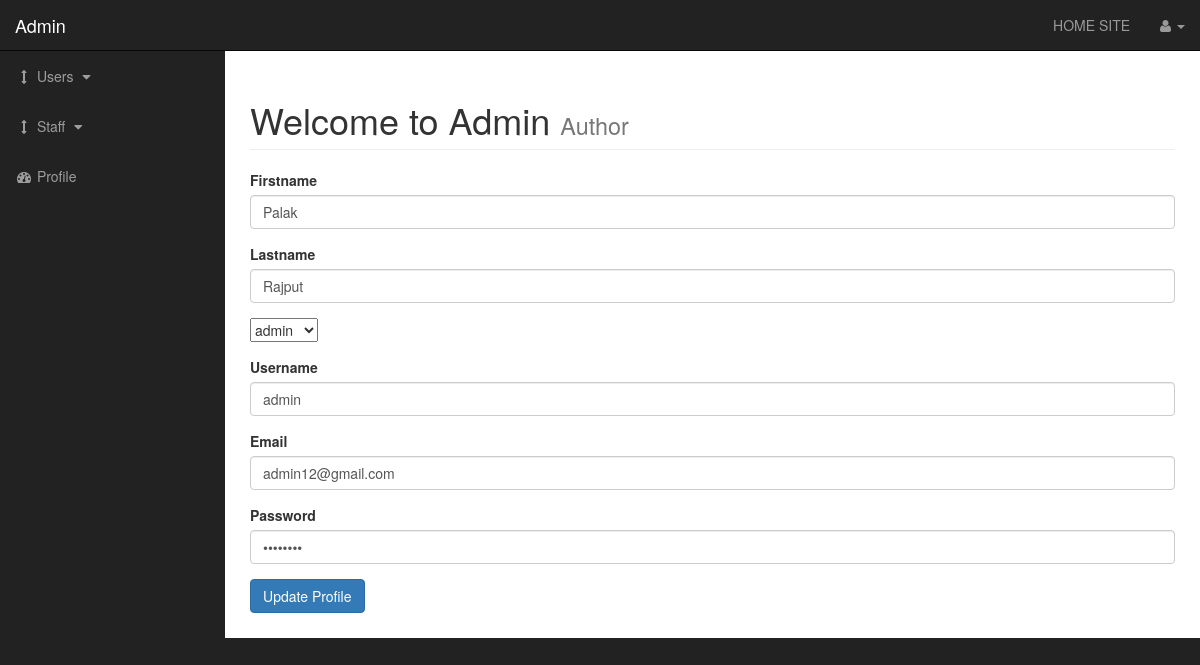
Screenshot of /admin/profile.php (signed in) with the database file from the repository.
### tables this page shows
CREATE TABLE `users` (
  `user_id` int(11) NOT NULL,
  `username` varchar(50) NOT NULL,
  `user_password` varchar(50) NOT NULL,
  `user_firstname` varchar(50) NOT NULL,
  `user_lastname` varchar(50) NOT NULL,
  `user_role` varchar(50) NOT NULL,
  `user_email` varchar(50) NOT NULL
);

### admin/profile.php (the view, shortened to what this page needs)
<?php include "includes/header.php"; ?>
<?php
if(isset($_SESSION['username'])){
    $username = $_SESSION['username'];
    $query = "SELECT * FROM users WHERE username = '{$username}' ";
    $select_user_profile_query = mysqli_query($connection, $query);
    while($row = mysqli_fetch_array($select_user_profile_query)){
            $username = $row['username'];
            $user_password = $row['user_password'];
            $user_firstname = $row['user_firstname'];
            $user_lastname = $row['user_lastname'];
            $user_email = $row['user_email'];
            $user_role = $row['user_role'];
    }
}
?>
<div id="wrapper">
    <?php include "includes/navigation.php"; ?>
    <div id="page-wrapper">
        <div class="container-fluid">
            <div class="row">
                <div class="col-lg-12">
                <h1 class="page-header">
                        Welcome to Admin
                        <small>Author</small>
                    </h1>
                    <form action="" method="post" enctype="multipart/form-data">
<div class="form-group">
        <label for="title">Firstname</label>
        <input type="text" value="<?php echo $user_firstname; ?>" class="form-control" name="user_firstname">
    </div>
    <div class="form-group">
        <label for="post_status">Lastname</label>
        <input type="text" value="<?php echo $user_lastname; ?>" class="form-control" name="user_lastname">
    </div>
    <div class="form-group">
        <select name="user_role" id="">
<option value="student"><?php echo $user_role; ?></option>
        </select>
    </div>
    <div class="form-group">
        <label for="post_tags">Username</label>
        <input type="text" value="<?php echo $username; ?>" class="form-control" name="username">
    </div>
    <div class="form-group">
        <label for="post_content">Email</label>
        <input type="email" value="<?php echo $user_email; ?>" class="form-control" name="user_email">
    </div>
    <div class="form-group">
        <label for="post_content">Password</label>
        <input type="password" value="<?php echo $user_password; ?>" class="form-control" name="user_password">
    </div>
    <div class="form-group">
        <input class="btn btn-primary" type="submit" name="edit_user" value="Update Profile">
    </div>
</form>
                </div>
            </div>
        </div>
    </div>
    <?php include "includes/footer.php"; ?>

### admin/css/sb-admin.css (style rules this page uses)
body { margin-top: 100px; background-color: #222; }
@media (min-width:768px) { body { margin-top: 50px; } }
#wrapper { padding-left: 0; }
#page-wrapper { width: 100%; padding: 0; background-color: #fff; }
@media (min-width:768px) { #wrapper { padding-left: 225px; } }
@media (min-width:768px) { #page-wrapper { padding: 10px; } }

### rows the page displays
users: user_firstname "Palak", user_lastname "Rajput", user_role "admin", username "admin", user_email "admin12@gmail.com"
